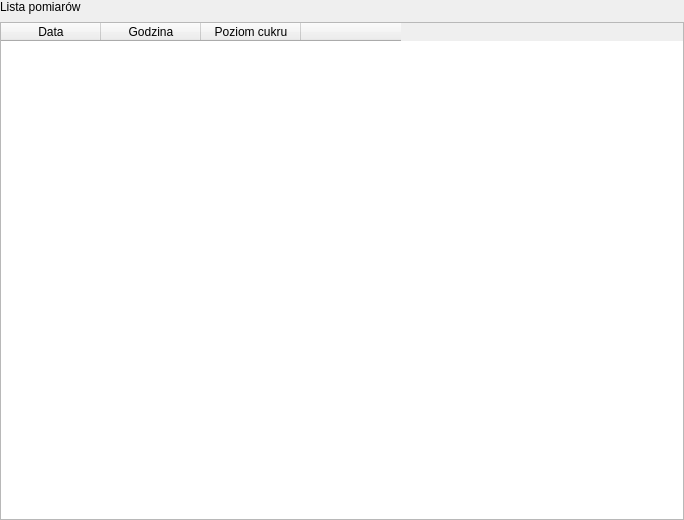
<?xml version="1.0" encoding="UTF-8"?>
<ui version="4.0">
 <class>measurements_list</class>
 <widget class="QWidget" name="measurements_list">
  <property name="geometry">
   <rect>
    <x>0</x>
    <y>0</y>
    <width>684</width>
    <height>520</height>
   </rect>
  </property>
  <property name="windowTitle">
   <string>Form</string>
  </property>
  <layout class="QVBoxLayout" name="verticalLayout">
   <property name="leftMargin">
    <number>0</number>
   </property>
   <property name="topMargin">
    <number>0</number>
   </property>
   <property name="rightMargin">
    <number>0</number>
   </property>
   <property name="bottomMargin">
    <number>0</number>
   </property>
   <property name="spacing">
    <number>8</number>
   </property>
   <item>
    <widget class="QLabel" name="title_label">
     <property name="text">
      <string>Lista pomiarów</string>
     </property>
    </widget>
   </item>
   <item>
    <widget class="QTableWidget" name="table">
     <property name="editTriggers">
      <set>QAbstractItemView::NoEditTriggers</set>
     </property>
     <property name="selectionBehavior">
      <enum>QAbstractItemView::SelectRows</enum>
     </property>
     <property name="focusPolicy">
      <enum>Qt::NoFocus</enum>
     </property>
     <property name="styleSheet">
      <string notr="true">QTableWidget::item {
    padding-left: 10px;
    padding-right: 10px;
}

QTableWidget::item:selected {
    background-color: #3a3a3a;
}

QPushButton {
    min-width: 30px;
    max-width: 30px;
    min-height: 24px;
    max-height: 24px;
    padding: 0px;
}</string>
     </property>
     <column>
      <property name="text">
       <string>Data</string>
      </property>
     </column>
     <column>
      <property name="text">
       <string>Godzina</string>
      </property>
     </column>
     <column>
      <property name="text">
       <string>Poziom cukru</string>
      </property>
     </column>
     <column>
      <property name="text">
       <string/>
      </property>
     </column>
    </widget>
   </item>
  </layout>
 </widget>
 <resources/>
 <connections/>
</ui>
